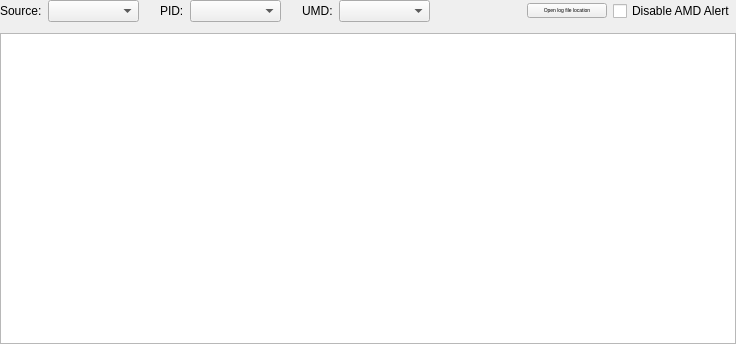
<?xml version="1.0" encoding="UTF-8"?>
<ui version="4.0">
 <class>DebugLogWidget</class>
 <widget class="QWidget" name="DebugLogWidget">
  <property name="geometry">
   <rect>
    <x>0</x>
    <y>0</y>
    <width>736</width>
    <height>344</height>
   </rect>
  </property>
  <property name="windowTitle">
   <string>Debug Log</string>
  </property>
  <layout class="QVBoxLayout" name="verticalLayout">
   <property name="leftMargin">
    <number>0</number>
   </property>
   <property name="topMargin">
    <number>0</number>
   </property>
   <property name="rightMargin">
    <number>0</number>
   </property>
   <property name="bottomMargin">
    <number>0</number>
   </property>
   <item>
    <layout class="QHBoxLayout" name="toolbarLayout">
     <property name="bottomMargin">
      <number>5</number>
     </property>
     <item>
      <widget class="QLabel" name="source_label">
       <property name="sizePolicy">
        <sizepolicy hsizetype="Minimum" vsizetype="Fixed">
         <horstretch>0</horstretch>
         <verstretch>0</verstretch>
        </sizepolicy>
       </property>
       <property name="text">
        <string>Source:</string>
       </property>
      </widget>
     </item>
     <item>
      <widget class="RdpComboBox" name="source_filter_box">
       <property name="sizePolicy">
        <sizepolicy hsizetype="MinimumExpanding" vsizetype="Fixed">
         <horstretch>0</horstretch>
         <verstretch>0</verstretch>
        </sizepolicy>
       </property>
      </widget>
     </item>
     <item>
      <spacer name="horizontalSpacer">
       <property name="orientation">
        <enum>Qt::Orientation::Horizontal</enum>
       </property>
       <property name="sizeType">
        <enum>QSizePolicy::Policy::Fixed</enum>
       </property>
       <property name="sizeHint" stdset="0">
        <size>
         <width>15</width>
         <height>20</height>
        </size>
       </property>
      </spacer>
     </item>
     <item>
      <widget class="QLabel" name="pid_label">
       <property name="text">
        <string>PID:</string>
       </property>
      </widget>
     </item>
     <item>
      <widget class="RdpComboBox" name="pid_filter_box">
       <property name="sizePolicy">
        <sizepolicy hsizetype="MinimumExpanding" vsizetype="Fixed">
         <horstretch>0</horstretch>
         <verstretch>0</verstretch>
        </sizepolicy>
       </property>
      </widget>
     </item>
     <item>
      <spacer name="horizontalSpacer2">
       <property name="orientation">
        <enum>Qt::Orientation::Horizontal</enum>
       </property>
       <property name="sizeType">
        <enum>QSizePolicy::Policy::Fixed</enum>
       </property>
       <property name="sizeHint" stdset="0">
        <size>
         <width>15</width>
         <height>20</height>
        </size>
       </property>
      </spacer>
     </item>
     <item>
      <widget class="QLabel" name="umd_id_label">
       <property name="text">
        <string>UMD:</string>
       </property>
      </widget>
     </item>
     <item>
      <widget class="QComboBox" name="umd_id_filter_box">
       <property name="sizePolicy">
        <sizepolicy hsizetype="MinimumExpanding" vsizetype="Fixed">
         <horstretch>0</horstretch>
         <verstretch>0</verstretch>
        </sizepolicy>
       </property>
      </widget>
     </item>
     <item>
      <spacer name="toolbarSpacer">
       <property name="orientation">
        <enum>Qt::Orientation::Horizontal</enum>
       </property>
       <property name="sizeHint" stdset="0">
        <size>
         <width>40</width>
         <height>20</height>
        </size>
       </property>
      </spacer>
     </item>
     <item>
      <widget class="QPushButton" name="log_file_location">
       <property name="sizePolicy">
        <sizepolicy hsizetype="Preferred" vsizetype="Fixed">
         <horstretch>0</horstretch>
         <verstretch>0</verstretch>
        </sizepolicy>
       </property>
       <property name="font">
        <font>
         <pointsize>4</pointsize>
        </font>
       </property>
       <property name="text">
        <string>Open log file location</string>
       </property>
      </widget>
     </item>
     <item>
      <widget class="QCheckBox" name="enabled_checkbox">
       <property name="text">
        <string>Disable AMD Alert</string>
       </property>
      </widget>
     </item>
    </layout>
   </item>
   <item>
    <widget class="rdp::DebugLogTreeView" name="log_tree_view">
     <property name="sizePolicy">
      <sizepolicy hsizetype="Preferred" vsizetype="Expanding">
       <horstretch>0</horstretch>
       <verstretch>0</verstretch>
      </sizepolicy>
     </property>
     <property name="indentation">
      <number>15</number>
     </property>
    </widget>
   </item>
  </layout>
 </widget>
 <customwidgets>
  <customwidget>
   <class>RdpComboBox</class>
   <extends>QComboBox</extends>
   <header>common/inc/rdp_combo_box.h</header>
  </customwidget>
  <customwidget>
   <class>rdp::DebugLogTreeView</class>
   <extends>QTreeView</extends>
   <header>frontend/logging/debug_log_tree_view.h</header>
  </customwidget>
 </customwidgets>
 <resources/>
 <connections/>
</ui>
